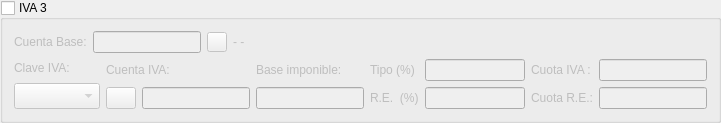
        <widget class="QGroupBox" name="groupBox_3">
         <property name="title">
          <string>IVA 3</string>
         </property>
         <property name="checkable">
          <bool>true</bool>
         </property>
         <property name="checked">
          <bool>false</bool>
         </property>
         <layout class="QVBoxLayout">
          <item>
           <layout class="QHBoxLayout">
            <item>
             <widget class="QLabel" name="textLabel1_11">
              <property name="lineWidth">
               <number>1</number>
              </property>
              <property name="text">
               <string>Cuenta Base:</string>
              </property>
              <property name="wordWrap">
               <bool>false</bool>
              </property>
             </widget>
            </item>
            <item>
             <widget class="QLineEdit" name="CtabaselineEdit_3">
              <property name="sizePolicy">
               <sizepolicy hsizetype="Fixed" vsizetype="Fixed">
                <horstretch>0</horstretch>
                <verstretch>0</verstretch>
               </sizepolicy>
              </property>
              <property name="maxLength">
               <number>40</number>
              </property>
             </widget>
            </item>
            <item>
             <widget class="QPushButton" name="buscabasepushButton_3">
              <property name="sizePolicy">
               <sizepolicy hsizetype="Minimum" vsizetype="Minimum">
                <horstretch>0</horstretch>
                <verstretch>0</verstretch>
               </sizepolicy>
              </property>
              <property name="minimumSize">
               <size>
                <width>15</width>
                <height>15</height>
               </size>
              </property>
              <property name="maximumSize">
               <size>
                <width>20</width>
                <height>20</height>
               </size>
              </property>
              <property name="text">
               <string/>
              </property>
              <property name="icon">
               <iconset resource="keme.qrc">
                <normaloff>:/iconos/graf/viewer.xpm</normaloff>:/iconos/graf/viewer.xpm</iconset>
              </property>
             </widget>
            </item>
            <item>
             <widget class="QLabel" name="basetextLabel_3">
              <property name="sizePolicy">
               <sizepolicy hsizetype="Expanding" vsizetype="Preferred">
                <horstretch>0</horstretch>
                <verstretch>0</verstretch>
               </sizepolicy>
              </property>
              <property name="text">
               <string>- -</string>
              </property>
              <property name="wordWrap">
               <bool>false</bool>
              </property>
             </widget>
            </item>
           </layout>
          </item>
          <item>
           <layout class="QHBoxLayout">
            <item>
             <layout class="QVBoxLayout">
              <property name="spacing">
               <number>6</number>
              </property>
              <property name="leftMargin">
               <number>0</number>
              </property>
              <property name="topMargin">
               <number>0</number>
              </property>
              <property name="rightMargin">
               <number>0</number>
              </property>
              <property name="bottomMargin">
               <number>0</number>
              </property>
              <item>
               <widget class="QLabel" name="TextLabel3_6">
                <property name="text">
                 <string>Clave IVA:</string>
                </property>
                <property name="wordWrap">
                 <bool>false</bool>
                </property>
               </widget>
              </item>
              <item>
               <widget class="QComboBox" name="ClaveivacomboBox_3">
                <property name="font">
                 <font>
                  <pointsize>11</pointsize>
                 </font>
                </property>
               </widget>
              </item>
             </layout>
            </item>
            <item>
             <layout class="QVBoxLayout">
              <property name="spacing">
               <number>6</number>
              </property>
              <property name="leftMargin">
               <number>0</number>
              </property>
              <property name="topMargin">
               <number>0</number>
              </property>
              <property name="rightMargin">
               <number>0</number>
              </property>
              <property name="bottomMargin">
               <number>0</number>
              </property>
              <item>
               <widget class="QLabel" name="textLabel4_6">
                <property name="text">
                 <string>Cuenta IVA:</string>
                </property>
                <property name="wordWrap">
                 <bool>false</bool>
                </property>
               </widget>
              </item>
              <item>
               <layout class="QHBoxLayout">
                <property name="spacing">
                 <number>6</number>
                </property>
                <property name="leftMargin">
                 <number>0</number>
                </property>
                <property name="topMargin">
                 <number>0</number>
                </property>
                <property name="rightMargin">
                 <number>0</number>
                </property>
                <property name="bottomMargin">
                 <number>0</number>
                </property>
                <item>
                 <widget class="QPushButton" name="buscaivapushButton_3">
                  <property name="minimumSize">
                   <size>
                    <width>15</width>
                    <height>15</height>
                   </size>
                  </property>
                  <property name="maximumSize">
                   <size>
                    <width>30</width>
                    <height>30</height>
                   </size>
                  </property>
                  <property name="text">
                   <string/>
                  </property>
                  <property name="icon">
                   <iconset resource="keme.qrc">
                    <normaloff>:/iconos/graf/viewer.xpm</normaloff>:/iconos/graf/viewer.xpm</iconset>
                  </property>
                 </widget>
                </item>
                <item>
                 <widget class="QLineEdit" name="CtaivalineEdit_3">
                  <property name="maxLength">
                   <number>40</number>
                  </property>
                 </widget>
                </item>
               </layout>
              </item>
             </layout>
            </item>
            <item>
             <layout class="QVBoxLayout">
              <item>
               <widget class="QLabel" name="textLabel2_6">
                <property name="text">
                 <string>Base imponible:</string>
                </property>
                <property name="wordWrap">
                 <bool>false</bool>
                </property>
               </widget>
              </item>
              <item>
               <widget class="QLineEdit" name="baselineEdit_3"/>
              </item>
             </layout>
            </item>
            <item>
             <layout class="QGridLayout">
              <property name="leftMargin">
               <number>0</number>
              </property>
              <property name="topMargin">
               <number>0</number>
              </property>
              <property name="rightMargin">
               <number>0</number>
              </property>
              <property name="bottomMargin">
               <number>0</number>
              </property>
              <property name="spacing">
               <number>6</number>
              </property>
              <item row="0" column="0">
               <widget class="QLabel" name="textLabel6_6">
                <property name="text">
                 <string>Tipo (%)</string>
                </property>
                <property name="wordWrap">
                 <bool>false</bool>
                </property>
               </widget>
              </item>
              <item row="0" column="1">
               <widget class="QLineEdit" name="TipolineEdit_3">
                <property name="maximumSize">
                 <size>
                  <width>100</width>
                  <height>32767</height>
                 </size>
                </property>
                <property name="text">
                 <string/>
                </property>
                <property name="readOnly">
                 <bool>true</bool>
                </property>
               </widget>
              </item>
              <item row="1" column="1">
               <widget class="QLineEdit" name="RElineEdit_3">
                <property name="maximumSize">
                 <size>
                  <width>100</width>
                  <height>32767</height>
                 </size>
                </property>
                <property name="readOnly">
                 <bool>true</bool>
                </property>
               </widget>
              </item>
              <item row="1" column="0">
               <widget class="QLabel" name="textLabel1_12">
                <property name="text">
                 <string>R.E.  (%)</string>
                </property>
                <property name="wordWrap">
                 <bool>false</bool>
                </property>
               </widget>
              </item>
             </layout>
            </item>
            <item>
             <layout class="QGridLayout">
              <property name="leftMargin">
               <number>0</number>
              </property>
              <property name="topMargin">
               <number>0</number>
              </property>
              <property name="rightMargin">
               <number>0</number>
              </property>
              <property name="bottomMargin">
               <number>0</number>
              </property>
              <property name="spacing">
               <number>6</number>
              </property>
              <item row="0" column="1">
               <widget class="QLineEdit" name="CuotalineEdit_3">
                <property name="maximumSize">
                 <size>
                  <width>200</width>
                  <height>32767</height>
                 </size>
                </property>
                <property name="readOnly">
                 <bool>true</bool>
                </property>
               </widget>
              </item>
              <item row="1" column="1">
               <widget class="QLineEdit" name="CuotaRElineEdit_3">
                <property name="maximumSize">
                 <size>
                  <width>200</width>
                  <height>32767</height>
                 </size>
                </property>
                <property name="readOnly">
                 <bool>true</bool>
                </property>
               </widget>
              </item>
              <item row="0" column="0">
               <widget class="QLabel" name="textLabel7_11">
                <property name="text">
                 <string>Cuota IVA :</string>
                </property>
                <property name="wordWrap">
                 <bool>false</bool>
                </property>
               </widget>
              </item>
              <item row="1" column="0">
               <widget class="QLabel" name="textLabel7_12">
                <property name="text">
                 <string>Cuota R.E.:</string>
                </property>
                <property name="wordWrap">
                 <bool>false</bool>
                </property>
               </widget>
              </item>
             </layout>
            </item>
           </layout>
          </item>
         </layout>
        </widget>
